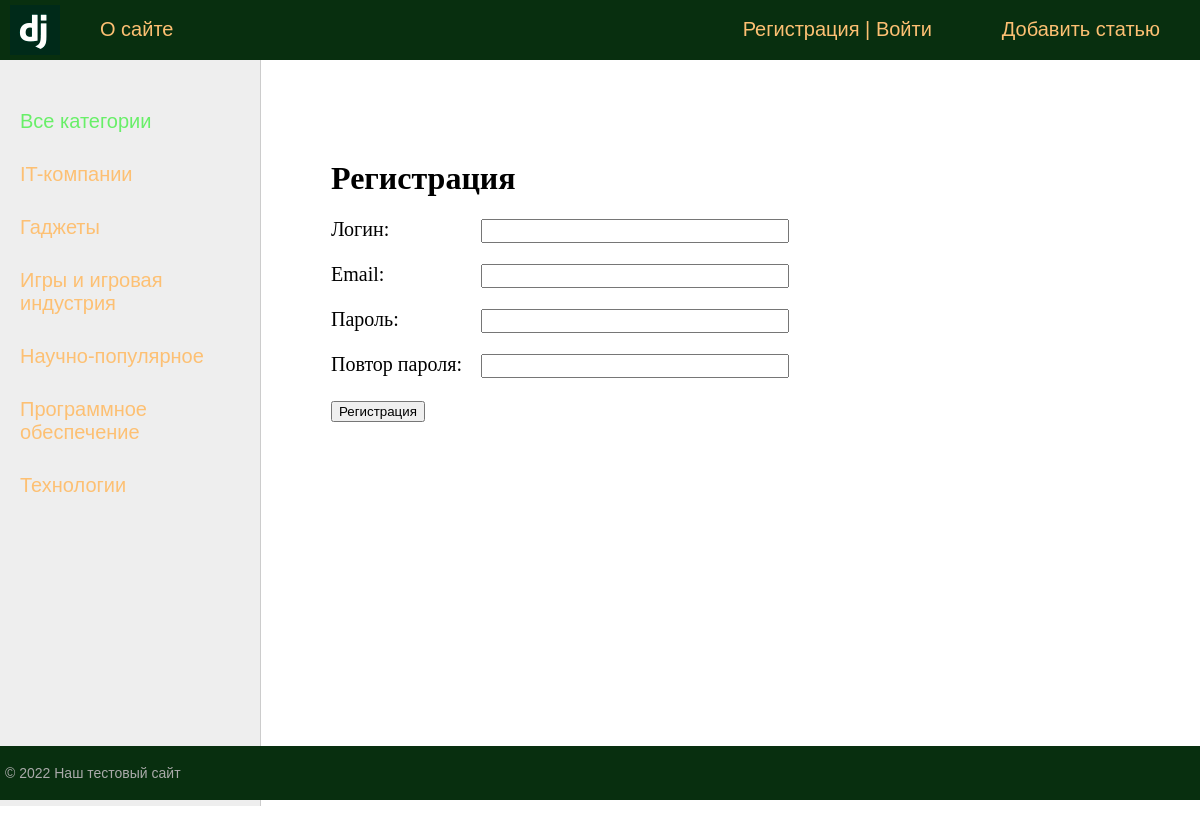
Screenshot of /register/ with the database file from the repository.
### blog/models.py (models this page shows, shortened)
class Category(models.Model):
    name = models.CharField(max_length=100, db_index=True)
    slug = models.SlugField(max_length=255, unique=True, db_index=True, verbose_name='URL')
    def get_absolute_url(self):
        return reverse('category', kwargs={'cat_id': self.pk})
    class Meta:
        verbose_name = 'Категория'
        verbose_name_plural = 'Категории'
        ordering = ['id', 'name']

### blog/views.py (the view, shortened to what this page needs)
# urls.py: path('register/', RegisterUser.as_view(), name='register'),
class RegisterUser(DataMixin, CreateView):
    form_class = RegisterUserForm
    template_name = 'blog/register.html'
    success_url = reverse_lazy('login')
    def get_context_data(self, *, object_list=None, **kwargs):
        context = super().get_context_data(**kwargs)
        c_def = self.get_user_context(title='Регистрация')
        return dict(list(context.items())+list(c_def.items()))

### blog/forms.py
class RegisterUserForm(UserCreationForm):
    username = forms.CharField(label='Логин', widget=forms.TextInput(attrs={'class': 'form-input'}))
    email = forms.EmailField(label='Email', widget=forms.EmailInput(attrs={'class': 'form-input'}))
    password1 = forms.CharField(label='Пароль', widget=forms.PasswordInput(attrs={'class': 'form-input'}))
    password2 = forms.CharField(label='Повтор пароля', widget=forms.PasswordInput(attrs={'class': 'form-input'}))
    class Meta:
        model = User
        fields = ('username', 'email', 'password1', 'password2')

### blog/templatetags/blog_tags.py (called while the page is built)
@register.inclusion_tag('blog/list_categories.html')
def get_categories(sort=None, cat_selected=0):
    if not sort:
        cats = Category.objects.all()
    else:
        cats = Category.objects.order_by(sort)
    return {"cats": cats, "cat_selected": cat_selected}

### blog/utils.py (called while the page is built)
    def get_user_context(self, **kwargs):
        context = kwargs
        cats = Category.objects.all()
        context['menu'] = menu
        context['cats'] = cats
        if 'cats_selected' not in context:
            context['cat_selected'] = 0
        return context

### blog/templates/blog/register.html (shortened to what this page needs)
{% extends 'blog/base.html' %}
{% block content %}
<h1>{{title}}</h1>
<form method="post">
    {% for f in form %}
    <p><label class="form-label" for="{{ f.id_for_label }}">{{ f.label }}: </label>{{ f }}</p>
    {% endfor %}
    <button type="submit">Регистрация</button>
</form>
{% endblock %}

### blog/templates/blog/list_categories.html
{% for c in cats %}
    {% if c.pk == cat_selected %}
        <li class="selcted">{{c.name}}</li>
    {% else %}
        <li><a href="{{c.get_absolute_url}}">{{c.name}}</a></li>
    {% endif %}
{% endfor %}

### blog/static/blog/css/styles.css (style rules this page uses)
html, body { font-family: 'Arial'; margin: 0; padding: 0; height: 100%; width: 100%; color: #444; }
a { color: #0059b2; text-decoration: none; }
.left-chapters ul li { margin: 30px 0 0 0; color: #999; }
.left-chapters ul li a { color: #fdc073; text-decoration: none; }
.content-text h1 { font-size: 32px; }
.form-input { width: 300px; font-size: 16px; }
.form-label { display: inline-block; min-width: 150px; vertical-align: top; }

### rows the page displays
Category: name "IT-компании"
Category: name "Гаджеты"
Category: name "Игры и игровая индустрия"
Category: name "Научно-популярное"
Category: name "Программное обеспечение"
Category: name "Технологии"

### other values shown
{{ m.title }} "О сайте"
{{ m.title }} "Добавить статью"
{{ title }} "Регистрация"
{{ f.label }} "Логин" "Email" "Пароль" "Повтор пароля"
